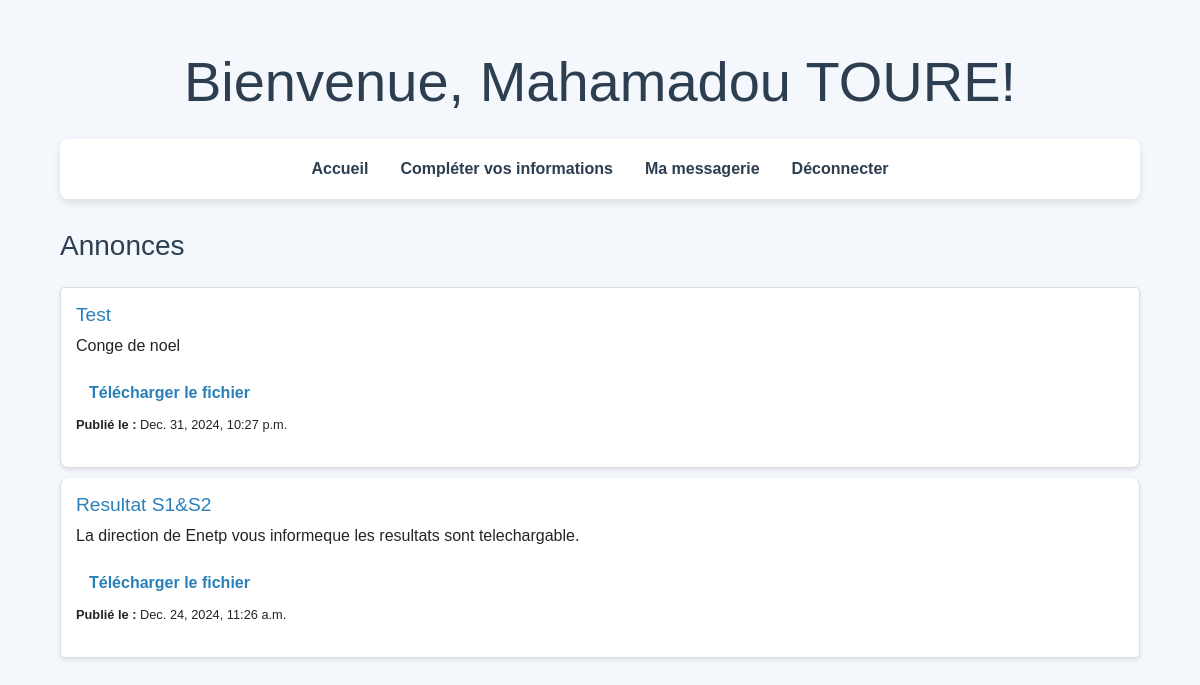
Page /accueil (signed in) on the committed database.
### etudiant/models.py (models this page shows, shortened)
class User(AbstractUser):
    pass

class Annonce(models.Model):
    titre = models.CharField(max_length=255)
    contenu = models.TextField()
    fichier = models.FileField(upload_to="annonces/",blank=True,null=True)
    creer = models.DateTimeField(auto_now_add=True)

### etudiant/views.py (the view)
# urls.py: path("accueil",views.accueil,name="accueil"),
@csrf_exempt
@login_required
def accueil(request):
    user_id = request.user.id
    annonce = Annonce.objects.all().order_by("-creer")
    return render(request,"etudiant/accueil.html",{
        "user_id":user_id,
        "annonces":annonce
    })

### etudiant/templates/etudiant/accueil.html (shortened to what this page needs)
{% extends "etudiant/layout.html" %}
{% load static %}
{% block body %}
    <div class="container my-5">
        <h1 class="display-4 text-center">Bienvenue, {{ user.first_name }} {{ user.last_name }}!</h1>
        <nav class="my-4">
            <ul class="nav justify-content-center">
                <li class="nav-item"><a class="nav-link active" href="{% url 'accueil' %}">Accueil</a></li>
                <li class="nav-item"><a class="nav-link" href="{% url 'ajouter' id=user_id %}">Compléter vos informations</a></li>
                <li class="nav-item"><a class="nav-link" href="{% url 'messagerie' id=user_id %}">Ma messagerie</a></li>
                <li class="nav-item"><a class="nav-link" href="{% url 'logOut' %}">Déconnecter</a></li>
            </ul>
        </nav>
        <h3 class="my-4">Annonces</h3>
        <div class="list-group">
            {% for annonce in annonces %}
                <div class="list-group-item">
                    <h5>{{ annonce.titre }}</h5>
                    <p>{{ annonce.contenu }}</p>
                    {% if annonce.fichier %}
                        <a href="{{ annonce.fichier.url }}" class="btn btn-link" target="_blank">Télécharger le fichier</a>
                    {% endif %}
                    <p><small><strong>Publié le :</strong> {{ annonce.creer }}</small></p>
                </div>
            {% empty %}
                <div class="alert alert-warning" role="alert">
                    Aucune annonce disponible pour le moment.
                </div>
            {% endfor %}
        </div>
    </div>
{% endblock %}

### etudiant/templates/etudiant/layout.html (shortened to what this page needs)
{% load static %}
<!DOCTYPE html>
<html lang="fr">
<head>
    <link rel="stylesheet" href="https://stackpath.bootstrapcdn.com/bootstrap/4.4.1/css/bootstrap.min.css">
    <link rel="stylesheet" href="{% static 'etudiant/styles.css' %}">
</head>
<body>
    <div class="container">
        {% block body %}
        {% endblock %}
    </div>
</body>
</html>

### etudiant/templates/etudiant/layout.html (style rules this page uses)
body { font-family: 'Arial', sans-serif; background-color: #f4f7fc; }
h1, h3 { color: #2c3e50; }
.nav-link { font-weight: bold; color: #2c3e50 !important; }
.list-group-item { background-color: #ffffff; border: 1px solid #ddd; border-radius: 8px; margin-bottom: 10px; padding: 15px; box-shadow: 0 2px 4px rgba(0, 0, 0, 0.1); transition: transform 0.2s ease-in-out; }
.list-group-item h5 { font-size: 1.2rem; color: #2980b9; }
.btn-link { color: #2980b9; font-weight: bold; }
.nav { background-color: #ffffff; box-shadow: 0 4px 8px rgba(0, 0, 0, 0.1); border-radius: 8px; padding: 10px 20px; margin-bottom: 30px; }

### rows in the picture
User: first_name "Mahamadou", last_name "TOURE"
Annonce: titre "Test", contenu "Conge de noel", creer "Dec. 31, 2024, 10:27 p.m."
Annonce: titre "Resultat S1&S2", contenu "La direction de Enetp vous informeque les resultats sont telechargable.", creer "Dec. 24, 2024, 11:26 a.m."
